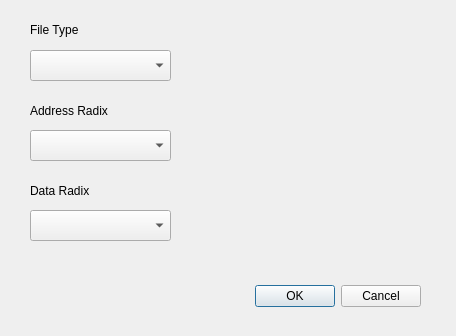
<?xml version="1.0" encoding="UTF-8"?>
<ui version="4.0">
 <class>GenerateDlg</class>
 <widget class="QDialog" name="GenerateDlg">
  <property name="geometry">
   <rect>
    <x>0</x>
    <y>0</y>
    <width>456</width>
    <height>336</height>
   </rect>
  </property>
  <property name="minimumSize">
   <size>
    <width>456</width>
    <height>336</height>
   </size>
  </property>
  <property name="maximumSize">
   <size>
    <width>456</width>
    <height>336</height>
   </size>
  </property>
  <property name="sizeIncrement">
   <size>
    <width>0</width>
    <height>0</height>
   </size>
  </property>
  <property name="windowTitle">
   <string>Generate Table</string>
  </property>
  <widget class="QDialogButtonBox" name="buttonBox">
   <property name="geometry">
    <rect>
     <x>80</x>
     <y>280</y>
     <width>341</width>
     <height>32</height>
    </rect>
   </property>
   <property name="styleSheet">
    <string notr="true">font: 9.5pt &quot;Segoe UI&quot;;</string>
   </property>
   <property name="orientation">
    <enum>Qt::Horizontal</enum>
   </property>
   <property name="standardButtons">
    <set>QDialogButtonBox::Cancel|QDialogButtonBox::Ok</set>
   </property>
  </widget>
  <widget class="QComboBox" name="fileBox">
   <property name="geometry">
    <rect>
     <x>30</x>
     <y>50</y>
     <width>141</width>
     <height>31</height>
    </rect>
   </property>
   <property name="styleSheet">
    <string notr="true">font: 9.5pt &quot;Segoe UI&quot;;</string>
   </property>
  </widget>
  <widget class="QLabel" name="fileLabel">
   <property name="geometry">
    <rect>
     <x>30</x>
     <y>20</y>
     <width>71</width>
     <height>20</height>
    </rect>
   </property>
   <property name="styleSheet">
    <string notr="true">font: 9.5pt &quot;Segoe UI&quot;;</string>
   </property>
   <property name="text">
    <string>File Type</string>
   </property>
   <property name="scaledContents">
    <bool>false</bool>
   </property>
  </widget>
  <widget class="QLabel" name="addressLabel">
   <property name="geometry">
    <rect>
     <x>30</x>
     <y>100</y>
     <width>151</width>
     <height>21</height>
    </rect>
   </property>
   <property name="styleSheet">
    <string notr="true">font: 9.5pt &quot;Segoe UI&quot;;</string>
   </property>
   <property name="text">
    <string>Address Radix</string>
   </property>
  </widget>
  <widget class="QComboBox" name="addressRadixBox">
   <property name="geometry">
    <rect>
     <x>30</x>
     <y>130</y>
     <width>141</width>
     <height>31</height>
    </rect>
   </property>
   <property name="styleSheet">
    <string notr="true">font: 9.5pt &quot;Segoe UI&quot;;</string>
   </property>
  </widget>
  <widget class="QLabel" name="dataLabel">
   <property name="geometry">
    <rect>
     <x>30</x>
     <y>180</y>
     <width>161</width>
     <height>21</height>
    </rect>
   </property>
   <property name="styleSheet">
    <string notr="true">font: 9.5pt &quot;Segoe UI&quot;;</string>
   </property>
   <property name="text">
    <string>Data Radix</string>
   </property>
  </widget>
  <widget class="QComboBox" name="dataRadixBox">
   <property name="geometry">
    <rect>
     <x>30</x>
     <y>210</y>
     <width>141</width>
     <height>31</height>
    </rect>
   </property>
   <property name="sizeIncrement">
    <size>
     <width>0</width>
     <height>0</height>
    </size>
   </property>
   <property name="styleSheet">
    <string notr="true">font: 9.5pt &quot;Segoe UI&quot;;</string>
   </property>
  </widget>
 </widget>
 <resources/>
 <connections>
  <connection>
   <sender>buttonBox</sender>
   <signal>accepted()</signal>
   <receiver>GenerateDlg</receiver>
   <slot>accept()</slot>
   <hints>
    <hint type="sourcelabel">
     <x>248</x>
     <y>254</y>
    </hint>
    <hint type="destinationlabel">
     <x>157</x>
     <y>274</y>
    </hint>
   </hints>
  </connection>
  <connection>
   <sender>buttonBox</sender>
   <signal>rejected()</signal>
   <receiver>GenerateDlg</receiver>
   <slot>reject()</slot>
   <hints>
    <hint type="sourcelabel">
     <x>316</x>
     <y>260</y>
    </hint>
    <hint type="destinationlabel">
     <x>286</x>
     <y>274</y>
    </hint>
   </hints>
  </connection>
 </connections>
</ui>
